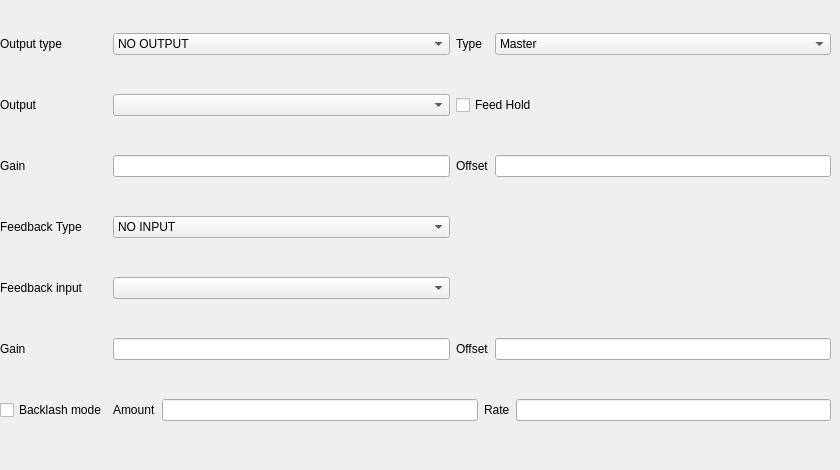
         <widget class="QWidget" name="tab_3">
          <attribute name="title">
           <string>Setting 1</string>
          </attribute>
          <widget class="QWidget" name="gridLayoutWidget">
           <property name="geometry">
            <rect>
             <x>0</x>
             <y>0</y>
             <width>831</width>
             <height>461</height>
            </rect>
           </property>
           <layout class="QGridLayout" name="gridLayout">
            <property name="spacing">
             <number>6</number>
            </property>
            <item row="6" column="2">
             <widget class="QLabel" name="label_7">
              <property name="text">
               <string>Offset</string>
              </property>
             </widget>
            </item>
            <item row="2" column="1">
             <widget class="QLineEdit" name="axisOutputGain"/>
            </item>
            <item row="7" column="1" colspan="3">
             <layout class="QHBoxLayout" name="horizontalLayout">
              <item>
               <widget class="QLabel" name="label_11">
                <property name="text">
                 <string>Amount</string>
                </property>
               </widget>
              </item>
              <item>
               <widget class="QLineEdit" name="axisAmount"/>
              </item>
              <item>
               <widget class="QLabel" name="label_13">
                <property name="text">
                 <string>Rate</string>
                </property>
               </widget>
              </item>
              <item>
               <widget class="QLineEdit" name="axisRate"/>
              </item>
             </layout>
            </item>
            <item row="4" column="1">
             <widget class="QComboBox" name="comboBox_4"/>
            </item>
            <item row="3" column="1">
             <widget class="QComboBox" name="comboBox_3">
              <item>
               <property name="text">
                <string>NO INPUT</string>
               </property>
              </item>
              <item>
               <property name="text">
                <string>ENCODER</string>
               </property>
              </item>
              <item>
               <property name="text">
                <string>ADC</string>
               </property>
              </item>
              <item>
               <property name="text">
                <string>DiscreetSwitch</string>
               </property>
              </item>
             </widget>
            </item>
            <item row="6" column="1">
             <widget class="QLineEdit" name="axisFeedbackGain"/>
            </item>
            <item row="0" column="2">
             <widget class="QLabel" name="label_10">
              <property name="text">
               <string>Type</string>
              </property>
             </widget>
            </item>
            <item row="0" column="1">
             <widget class="QComboBox" name="comboBox_2">
              <item>
               <property name="text">
                <string>NO OUTPUT</string>
               </property>
              </item>
              <item>
               <property name="text">
                <string>USER Script</string>
               </property>
              </item>
              <item>
               <property name="text">
                <string>AD/DC Servo switch</string>
               </property>
              </item>
              <item>
               <property name="text">
                <string>DC Servo</string>
               </property>
              </item>
              <item>
               <property name="text">
                <string>PWM Digital 485</string>
               </property>
              </item>
              <item>
               <property name="text">
                <string>PWM Digital LAN</string>
               </property>
              </item>
              <item>
               <property name="text">
                <string>PWM Current</string>
               </property>
              </item>
              <item>
               <property name="text">
                <string>PWM Voltage</string>
               </property>
              </item>
              <item>
               <property name="text">
                <string>3PH Servo</string>
               </property>
              </item>
              <item>
               <property name="text">
                <string>4PH Servo</string>
               </property>
              </item>
              <item>
               <property name="text">
                <string>DAC Servo</string>
               </property>
              </item>
              <item>
               <property name="text">
                <string>StepDir</string>
               </property>
              </item>
             </widget>
            </item>
            <item row="7" column="0">
             <widget class="QCheckBox" name="checkBox">
              <property name="text">
               <string>Backlash mode</string>
              </property>
             </widget>
            </item>
            <item row="0" column="3">
             <widget class="QComboBox" name="comboBox_5">
              <item>
               <property name="text">
                <string>Master</string>
               </property>
              </item>
              <item>
               <property name="text">
                <string>Slave</string>
               </property>
              </item>
             </widget>
            </item>
            <item row="0" column="0">
             <widget class="QLabel" name="label">
              <property name="text">
               <string>Output type</string>
              </property>
             </widget>
            </item>
            <item row="6" column="3">
             <widget class="QLineEdit" name="axisFeedbackOffset"/>
            </item>
            <item row="1" column="0">
             <widget class="QLabel" name="label_2">
              <property name="text">
               <string>Output</string>
              </property>
             </widget>
            </item>
            <item row="3" column="0">
             <widget class="QLabel" name="label_3">
              <property name="text">
               <string>Feedback Type</string>
              </property>
             </widget>
            </item>
            <item row="4" column="0">
             <widget class="QLabel" name="label_4">
              <property name="text">
               <string>Feedback input</string>
              </property>
             </widget>
            </item>
            <item row="2" column="3">
             <widget class="QLineEdit" name="axisOutputOffset"/>
            </item>
            <item row="2" column="2">
             <widget class="QLabel" name="label_9">
              <property name="text">
               <string>Offset</string>
              </property>
             </widget>
            </item>
            <item row="6" column="0">
             <widget class="QLabel" name="label_5">
              <property name="text">
               <string>Gain</string>
              </property>
             </widget>
            </item>
            <item row="2" column="0">
             <widget class="QLabel" name="label_8">
              <property name="text">
               <string>Gain</string>
              </property>
             </widget>
            </item>
            <item row="1" column="1">
             <widget class="QComboBox" name="cbxOutput"/>
            </item>
            <item row="1" column="2" colspan="2">
             <widget class="QCheckBox" name="checkBox_4">
              <property name="text">
               <string>Feed Hold</string>
              </property>
             </widget>
            </item>
           </layout>
          </widget>
         </widget>
